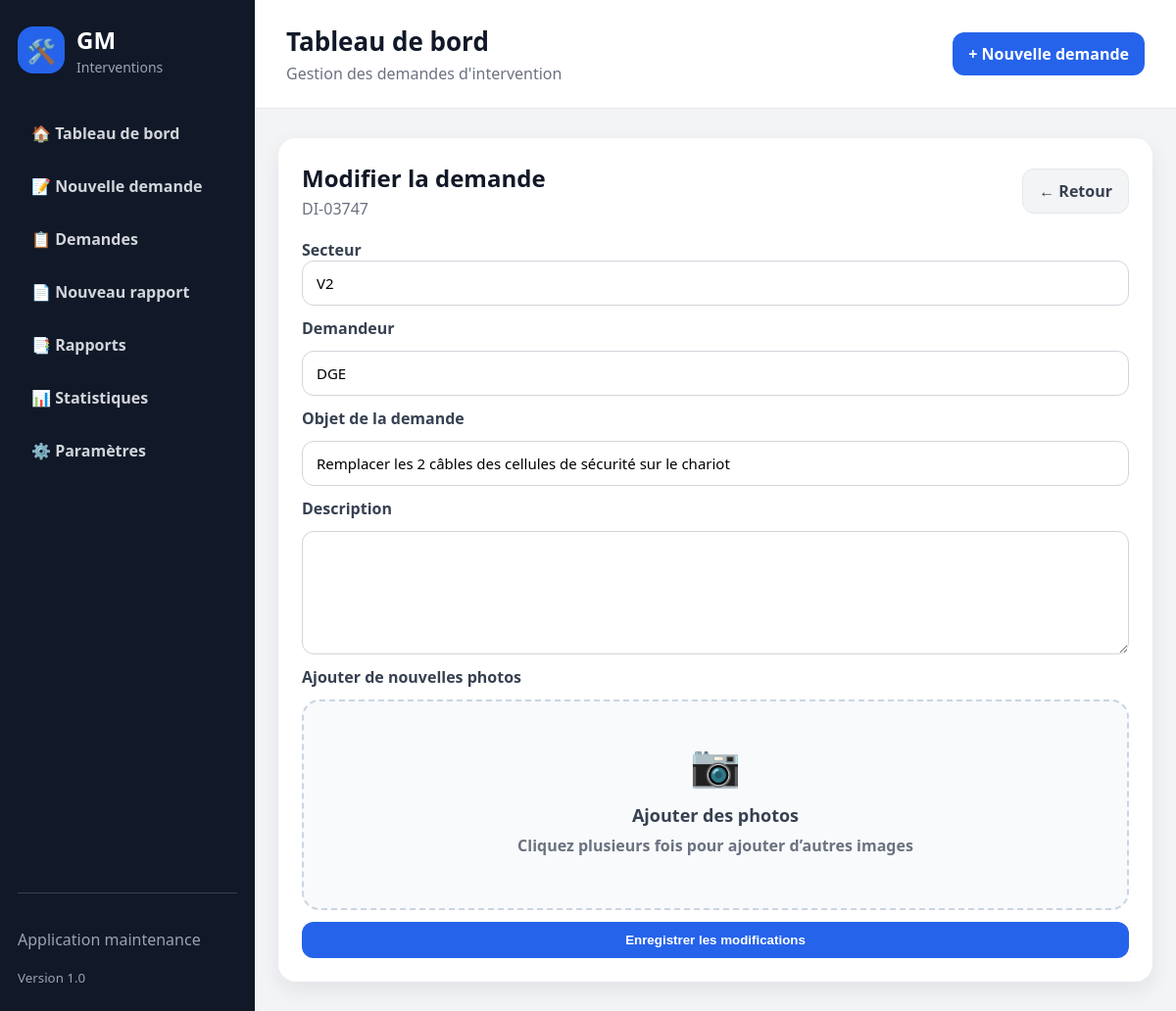
The page /demandes/3747/modifier on the database its author committed.
### tables this page shows
CREATE TABLE demandes_intervention (
            id INTEGER PRIMARY KEY AUTOINCREMENT,
            secteur_id INTEGER,
            demandeur_id INTEGER,
            nature_travaux TEXT NOT NULL,
            description TEXT NOT NULL,
            statut TEXT NOT NULL DEFAULT 'En cours',
            date_creation TIMESTAMP DEFAULT CURRENT_TIMESTAMP,
            date_cloture TIMESTAMP, date_solde TIMESTAMP, solde_par TEXT, reference_piece TEXT, commentaire_solde TEXT,
            FOREIGN KEY (secteur_id) REFERENCES secteurs(id),
            FOREIGN KEY (demandeur_id) REFERENCES demandeurs(id)
        );

CREATE TABLE secteurs (
            id INTEGER PRIMARY KEY AUTOINCREMENT,
            nom TEXT NOT NULL UNIQUE
        , actif INTEGER
                NOT NULL DEFAULT 1);

CREATE TABLE demandeurs (
            id INTEGER PRIMARY KEY AUTOINCREMENT,
            nom TEXT NOT NULL,
            secteur_id INTEGER,
            telephone TEXT,
            email TEXT,
            FOREIGN KEY (secteur_id) REFERENCES secteurs(id)
        );

### routes/demandes.py (the view, shortened to what this page needs)
@demandes_bp.route(
    "/demandes/<int:demande_id>/modifier",
    methods=["GET", "POST"]
)
def modifier_demande(demande_id):
    if request.method == "GET":
        with connexion_db() as conn:
            demande = get_demande_simple(
                conn,
                demande_id
            )
            if demande is None:
                abort(404)
            secteurs = get_all_secteurs(conn)
            demandeur = conn.execute("""
                SELECT nom
                FROM demandeurs
                WHERE id = ?
            """, (
                demande["demandeur_id"],
            )).fetchone()
            photos = recuperer_photos(
                conn,
                "demande",
                demande_id
            )
            return render_template(
                "demandes/modifier.html",
                demande=demande,
                demandeur=demandeur,
                secteurs=secteurs,
                photos=photos
            )

### database.py (called while the page is built)
def is_postgres():
    return bool(DATABASE_URL)

def get_db_connection():
    if is_postgres():
        return PostgresConnectionAdapter(DATABASE_URL)
    conn = sqlite3.connect(DB_PATH)
    conn.row_factory = sqlite3.Row
    conn.execute("PRAGMA foreign_keys = ON")
    return conn

### routes/demandes.py (called while the page is built)
def get_demande_simple(conn, demande_id):
    return conn.execute("""
        SELECT
            demandes_intervention.*,
            secteurs.nom AS secteur_nom
        FROM demandes_intervention
        LEFT JOIN secteurs
            ON demandes_intervention.secteur_id = secteurs.id
        WHERE demandes_intervention.id = ?
    """, (demande_id,)).fetchone()

def get_all_secteurs(conn):
    return conn.execute("""
        SELECT *
        FROM secteurs
        WHERE actif = ?
        ORDER BY nom
    """, (1,)).fetchall()

### services/database_service.py (called while the page is built)
@contextmanager
def connexion_db():
    conn = get_db_connection()
    try:
        yield conn
    finally:
        conn.close()

### services/photo_service.py (called while the page is built)
def recuperer_photos(conn, type_element, element_id):
    return conn.execute("""
        SELECT *
        FROM photos
        WHERE type_element = ?
          AND element_id = ?
        ORDER BY date_ajout DESC
    """, (
        type_element,
        element_id
    )).fetchall()

### templates/demandes/modifier.html (shortened to what this page needs)
{% extends "base.html" %}
{% block content %}
<section class="card">
    <div class="section-header">
        <div>
            <h2>Modifier la demande</h2>
            <p>DI-{{ "%05d"|format(demande.id) }}</p>
        </div>
        <a
            href="/demandes/{{ demande.id }}"
            class="btn-secondary"
        >
            ← Retour
        </a>
    </div>
    <form
        method="POST"
        class="form"
        enctype="multipart/form-data"
    >
    <div class="autocomplete-field">
        <label for="secteur-search">Secteur</label>
        <input
            type="text"
            id="secteur-search"
            value="{{ demande.secteur_nom or '' }}"
            placeholder="Rechercher un secteur"
            autocomplete="off"
            required
        >
    </div>
        <label>Demandeur</label>
        <input
            type="text"
            name="demandeur"
            value="{{ demandeur.nom if demandeur else '' }}"
            required
        >
        <label>Objet de la demande</label>
        <input
            type="text"
            name="nature_travaux"
            value="{{ demande.nature_travaux }}"
            required
        >
        <label>Description</label>
        <textarea
            name="description"
            rows="5"
            required
        >{{ demande.description }}</textarea>
        <label>Ajouter de nouvelles photos</label>
        <label class="upload-box">
            <div class="upload-content">
                <div class="upload-icon">📷</div>
                <strong>Ajouter des photos</strong>
                <p id="file-name">
                    Cliquez plusieurs fois pour ajouter d’autres images
                </p>
            </div>
        </label>
        <button type="submit" class="btn">
            Enregistrer les modifications
        </button>
    </form>
</section>
{% endblock %}

### static/css/style.css (style rules this page uses)
* { box-sizing: border-box; }
body { margin: 0; font-family: "Segoe UI", Arial, sans-serif; background: #f3f4f6; color: #111827; }
.stat-card, .card { background: white; border-radius: 18px; box-shadow: 0 8px 22px rgba(15, 23, 42, 0.08); }
.card { padding: 24px; margin-bottom: 20px; }
.card h2 { margin-top: 0; }
.btn { display: inline-block; background: #2563eb; color: white; padding: 11px 16px; border-radius: 12px; text-decoration: none; font-weight: 700; border: none; cursor: pointer; }
.form { display: flex; flex-direction: column; gap: 12px; }
.form label { font-weight: 700; color: #374151; }
.form input, .form textarea, .form select { width: 100%; padding: 12px 14px; border: 1px solid #d1d5db; border-radius: 12px; font-family: inherit; font-size: 15px; }
.section-header { display: flex; justify-content: space-between; align-items: center; gap: 16px; margin-bottom: 20px; }
.section-header h2 { margin: 0; }
.section-header p { margin: 4px 0 0; color: #6b7280; }
.btn-secondary { display: inline-block; background: #f3f4f6; color: #374151; padding: 11px 16px; border-radius: 12px; text-decoration: none; font-weight: 700; border: 1px solid #e5e7eb; }
.upload-box { display:block; cursor:pointer; }
.upload-content { border:2px dashed #cbd5e1; border-radius:18px; padding:35px; text-align:center; transition:.25s; background:#f8fafc; }
.upload-icon { font-size:42px; margin-bottom:12px; }
.upload-content strong { display:block; font-size:18px; }
.upload-content p { margin-top:8px; color:#6b7280; }
.autocomplete-field { position: relative; }

### rows shown on the page
demandes_intervention: id "03747", nature_travaux "Remplacer les 2 câbles des cellules de sécurité sur le chariot"
secteurs: nom "V2"
demandeurs: demandeur "DGE"
